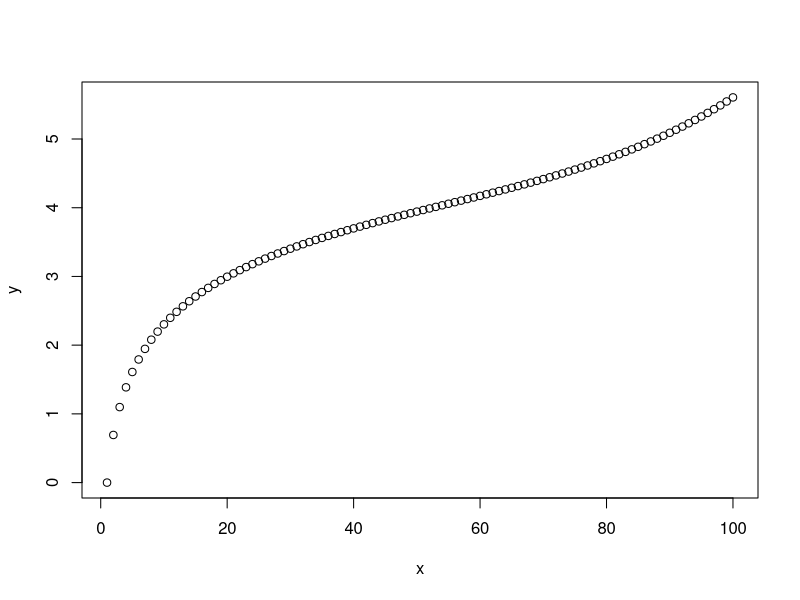
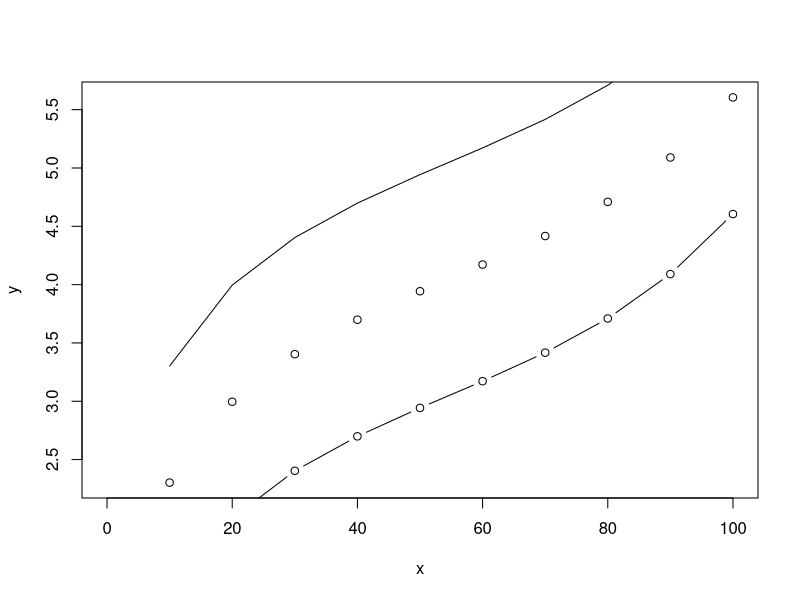
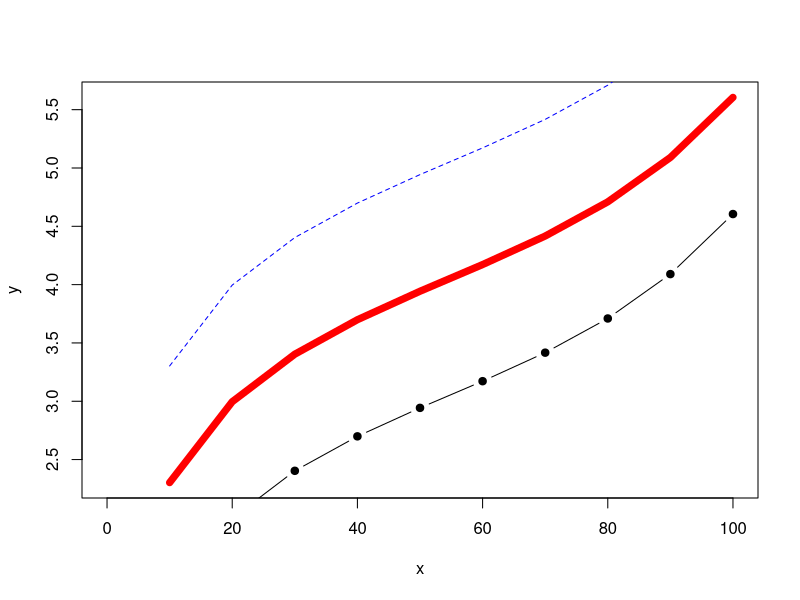
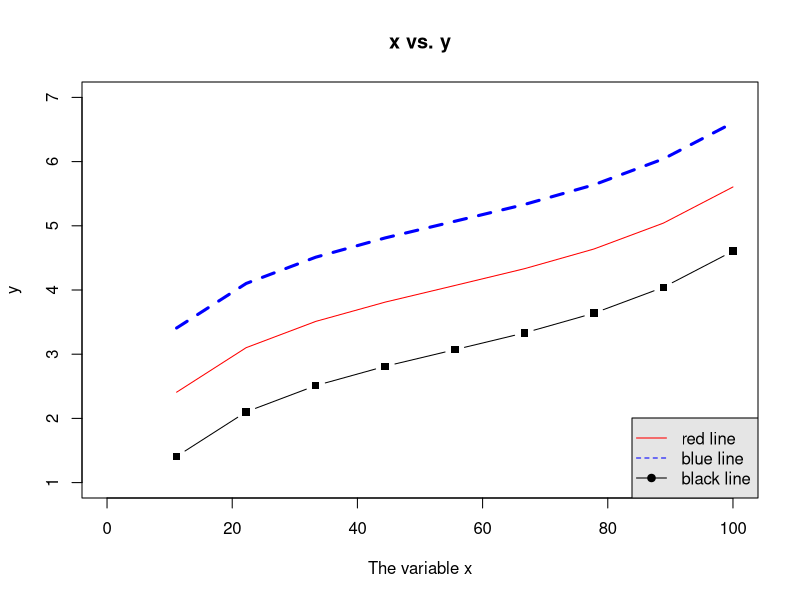
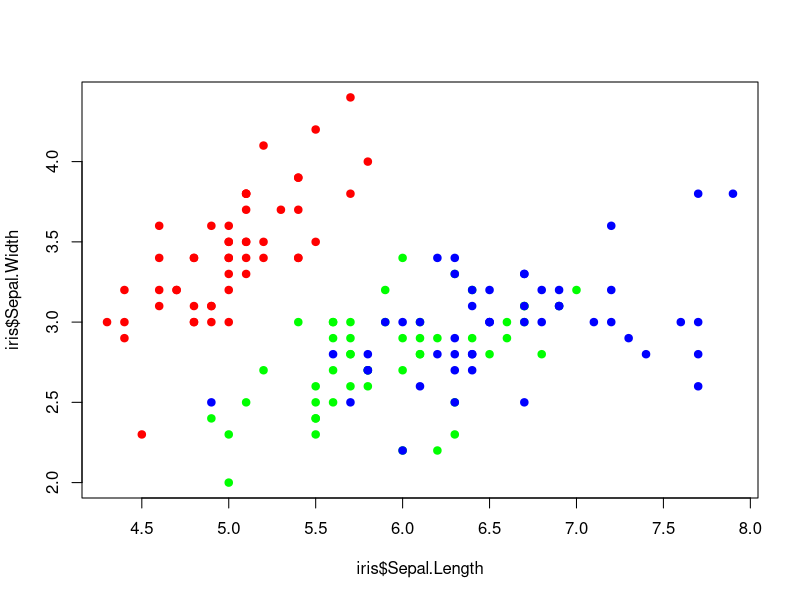
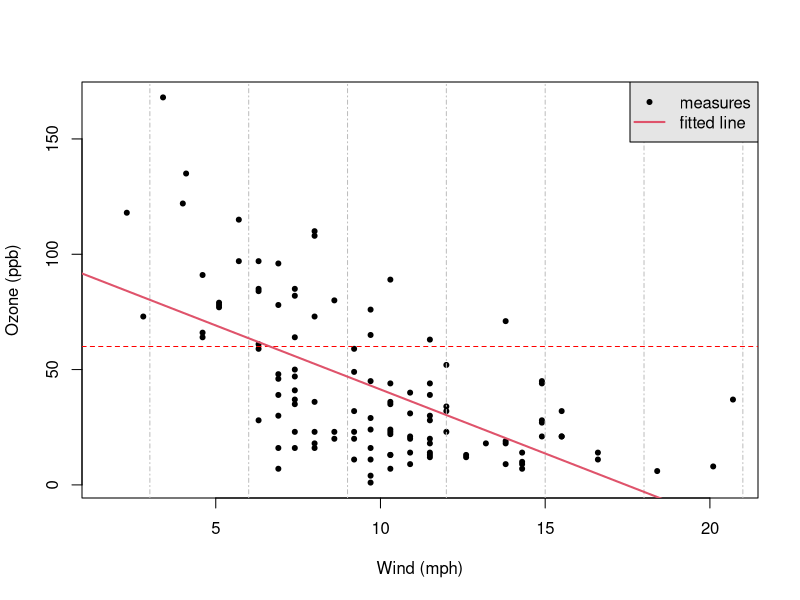
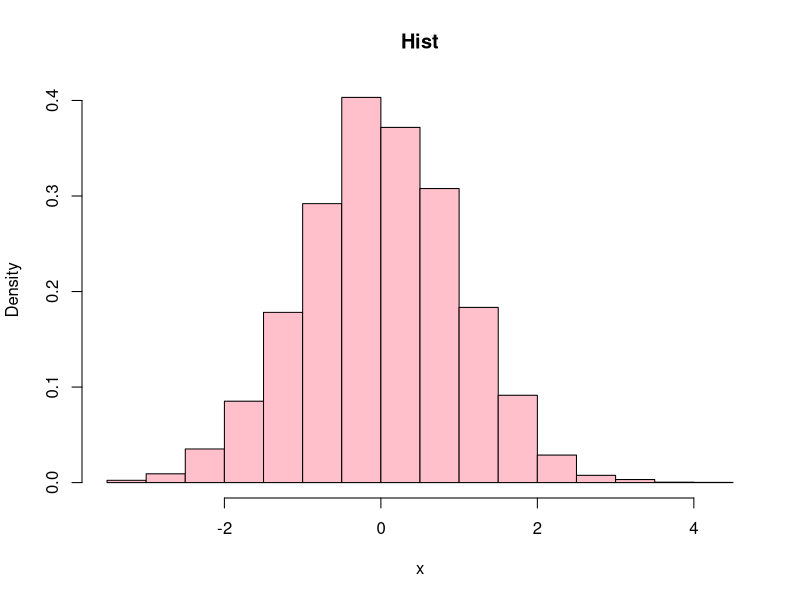
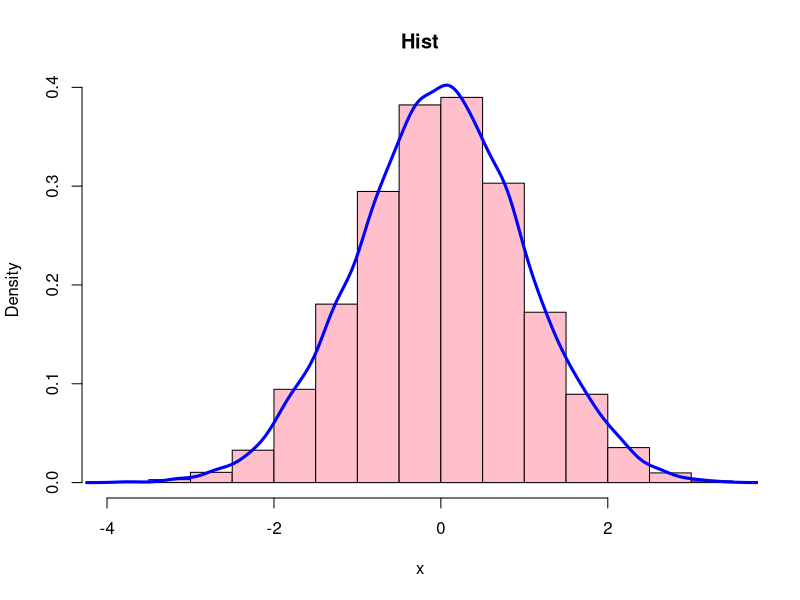

Generate these figures, in order, with R: (Note: this script raises an error after producing the figures.)
##  basic plot

x <- 1:100
y <- log(x) + (x/100)^5
plot(x,y) # equivalent to plot(x, y, type="p")

## add elements

x <- seq(0,100, by=10)
y <- log(x) + (x/100)^5
plot(x,y)
lines(x,y+1)
points(x,y-1, type="b")

## add color and styles

plot(x, y, type="l", col="red",lwd=7)
lines(x, y+1, col="blue",lty="dashed")
points(x, y-1, type="b", pch=19)

## labels

x <- seq(0, 100, length.out=10)
y <- log(x) + (x/100)^5

plot(x,y, type="l", col="red", ylim=c(1,7), 
     xlab="The variable x", main ="x vs. y" )

lines(x, y+1, lwd=3,lty="dashed", col="blue")
points(x, y-1, type="b", pch=15)

## legend
legend(x="bottomright", 
       legend=c("red line",
                "blue line", "black line"), 
       lty=c(1,2,1), pch=c(NA,NA,19), 
       col=c("red", "blue", "black"),
       bg="gray90")



## coloring 
data(iris)

plot(iris$Sepal.Length, 
     iris$Sepal.Width , 
     col = c('red','green','blue')[ iris$Species ] , 
     pch=19)


## coloring trick 
iris$Species
as.numeric(iris$Species)
c('red','green','blue')[ c(1,1,1,2,2,2,3,3,3) ]

c('red','green','blue')[ iris$Species ]

## lines
data(airquality)
plot(airquality$Wind, airquality$Ozone, pch=20,
     xlab="Wind (mph)",ylab="Ozone (ppb)")

## horizontal and vertical lines
abline(h=60, col="red", lty="dashed")
abline(v=seq(3,21,3), col="grey", lty="dotdash")

## tendency line
abline(lm(airquality$Ozone ~ airquality$Wind),
       col=2, lwd=2)

legend("topright", legend= c("measures","fitted line"),
       pch= c(20, NA), lty = c(0, 1), lwd=c(NA, 2),
       col = c(1, 2), bg = "gray90")



## histogram
x <- rnorm(10000)

hist(x, breaks=20,
       freq=FALSE,
       main="Hist",
       col="pink")


## hist + density
x <- rnorm(10000)

hist(x, freq=FALSE, 
       main="Hist", 
       col ="pink")
lines(density(x),
        col="blue", lwd=3)


library(MASS)
data(Melanoma)
head(Melanoma)

boxplot(Melanoma$thickness)


## boxplot I
boxplot(Melanoma$thickness[Melanoma$status=="1"],
        Melanoma$thickness[Melanoma$status=="2"],
        Melanoma$thickness[Melanoma$status=="3"],
        main="Thickness of melanoma per patient status",
        xlab="status", ylab="Tumour thickness",  
        names=c("1","2","3")) 
points(Melanoma$status, Melanoma$thickness,
        col="blue",pch=19) #adds the actual data points to the plot

## boxplot II
boxplot(thickness ~ status, data=Melanoma,
         main="Thickness of melanoma per patient status",
         xlab="status", ylab="Tumour thickness")
points(thickness ~ status, data=Melanoma, 
        col="blue", pch=19) #adds the actual data points to the plot



## pairplot
data(iris) #contains 4 measurements for 150 flowers from 3   species of iris (Iris setosa, versicolor and virginica)
pairs(iris[,1:4], main="Edgar Anderson's Iris Data", 
        pch=19, col=c("red", "green3", "blue")[iris$Species]) 

iris$Species
as.numeric(iris$Species)

c('red','green','blue')[ c(1,1,1,2,2,2,3,3,3) ]

c('red','green','blue')[iris$Species]



## par

par(mfrow=c(1,2))
plot(-90:90 , (-90:90)**2 )
plot(-90:90 , (-90:90)**3 )

par(mfrow=c(2,2))
plot(-90:90 , (-90:90)**1 )
plot(-90:90 , (-90:90)**2 )
plot(-90:90 , (-90:90)**3 )
plot(-90:90 , (-90:90)**4 )

plot( rnorm(10) , rnorm(10) )
par(col="red", pch=15)
plot( rnorm(10) , rnorm(10) )

par(mar=c(5.1,4.1,4.1,5.1))     #set margins in lines
plot( rnorm(10) , rnorm(10) )
par(mai=c(2.02,0.82,0.82,0.42)) #set margins in inches
plot( rnorm(10) , rnorm(10) )

dev.off() # reset graphical changes
plot( rnorm(10) , rnorm(10) )

## multiple plot
par(mfrow=c(1,2))
x <- seq(-100, 100, 0.1)
plot(x, y=x^2, ylim = c(-10000,10000), main="quadratic")
plot(x, y=x^3, ylim = c(-10000,10000), main="cubic")

## saving to file

pdf(file="quadratic_cubic.pdf", width=7, height=4, 
    paper="a4")
par(mfrow=c(1,2),col="firebrick", pch=19)
x <- seq(-100, 100, 0.1)
plot(x, y=x^2, ylim=c(-10000,10000), main="quadratic")
plot(x, y=x^3, ylim=c(-10000,10000), main="cubic")
dev.off()


### stats ###

data(iris)
# we limit the data to 2 species
iris_f = iris[ iris$Species %in% c('versicolor','virginica') , ]
iris_f$Species = factor(iris_f$Species)

tapply( iris_f$Petal.Length ,iris_f$Species , mean )

plen_versicolor = iris_f$Petal.Length[iris_f$Species=='versicolor']
plen_virginica  = iris_f$Petal.Length[iris_f$Species=='virginica']


par(mfrow=c(2,2))
hist(plen_versicolor,
     xlab="versicolor",
     main="petal length - versicolor")
qqnorm(plen_versicolor)
qqline(plen_versicolor)

hist(plen_virginica,
     xlab="virginica",
     main="petal length - virginica")
qqnorm(plen_virginica)
qqline(plen_virginica)

dev.off()

shapiro.test( plen_versicolor )
shapiro.test( plen_virginica )


boxplot(Petal.Length ~ Species, data=iris_f, col=c("cornflowerblue", "pink"), 
        ylab="petal length", xlab="species") 
points( Petal.Length ~ Species, data=iris_f, col="black",pch = 19)

t.test(plen_versicolor,
       plen_virginica)

t.test(Petal.Length ~ Species, data=iris_f) #equivalent to the above 


test_res = t.test(Petal.Length ~ Species, 
                  data=iris_f)
names(test_res)
test_res[['p.value']]


## paired t-test

data(sleep)
head(sleep)

interaction.plot(response=sleep$extra, x.factor=sleep$group, 
                 trace.factor=sleep$ID, legend=FALSE, type="b", lty=1, pch=16, 
                 xlab="Drug received", ylab="Extra sleep")


## plotting differences 
ordered_idx_1 = order( sleep$ID[ sleep$group == 1 ] )
ordered_idx_2 = order( sleep$ID[ sleep$group == 2 ] )
extra_sleep1_ordered = sleep$extra[sleep$group==1][ordered_idx_1]
extra_sleep2_ordered = sleep$extra[sleep$group==2][ordered_idx_2]

difference = extra_sleep2_ordered - extra_sleep1_ordered

par(mfrow=c(1,2))
hist(difference, freq=FALSE,
     xlab="Difference Drug 2 - Drug 1", main="Difference in extra sleep", col="white")

qqnorm(difference, xlim=c(-5, 2), ylim=c(-5, 2))
qqline(difference)

dev.off()

t.test(extra_sleep2_ordered,
       extra_sleep1_ordered, paired=TRUE)
# equivalent to 
t.test(difference)

## non parametric alternatives

# mann Whitney U test
wilcox.test(extra~group, data=sleep) 
# for paired data : Wilcoxon Signed Rank test, 
wilcox.test(extra_sleep2_ordered,
            extra_sleep1_ordered, paired=TRUE)


## correlation and regression 

plot(iris$Petal.Length, iris$Petal.Width,
     col="red", pch=20,
     xlab="Petal Length", ylab="Petal Width")
abline(lm(iris$Petal.Width~iris$Petal.Length),
       col="black", lwd=2)

cor( iris$Petal.Length, iris$Petal.Width )
cor.test( iris$Petal.Length, iris$Petal.Width )


summary(Cnorm)
quantile(Cnorm , c(0.025,0.975))
hist(Cnorm)


## regression data
class_data <- read.csv("course_datasets/class.csv")
class_data$Gender = as.factor(class_data$Gender)
#dataset* of 19 students' measurements
summary(class_data)
pairs(class_data[2:4] , col = class_data$Gender, pch=19 )

# create model
model_height_age <- lm(Height~Age, data=class_data)
model_height_age

plot(Height~Age, data=class_data)
abline(model_height_age , col='red')

residuals(model_height_age)

## check model assumptions
par(mfrow=c(2,2))
plot(model_height_age)

dev.off()
## plot model
plot(Height~Age,data=class_data)
abline(model_height_age, col="red", lwd=2)


## when a model have >1 parameter, you may want to just plot 
## the prediction of the model vs observed values
plot( model_height_age$fitted.values , class_data$Height , 
      xlab='Height - model prediction',
      ylab ='Height - observed values')
abline(a=0,b=1,lty=2)

summary( model_height_age )


## model with 2 parameters


# create model
model2 <- lm(Height~Age+Gender, data=class_data)

par(mfrow=c(2,2))
plot(model2)
dev.off()
summary(model2)

plot( Height~Age, col=c('turquoise','purple')[Gender], pch=19, data=class_data  )
C = coef( model2 )
abline(a=C[1],b=C[2] , col='turquoise',lwd=2)
abline(a=C[1]+C[3],b=C[2] , col='purple',lwd=2)
legend('bottomright',c('female','male'),pch=19,lwd=2,col=c('turquoise','purple'))
